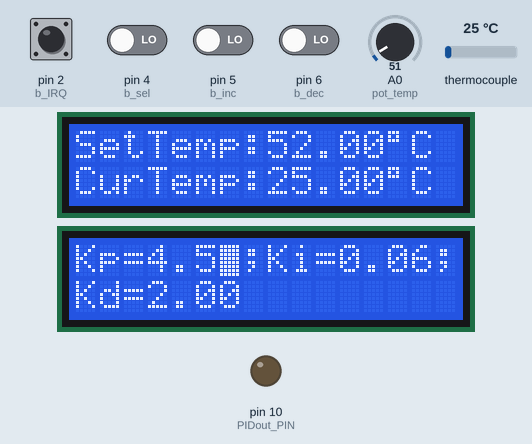
Bench run of a sketch on a simulated Arduino Uno, built with avr-gcc and run on an emulated ATmega328P. On the bench: 2 × 16×2 character LCD, output pins drawn as LEDs (lit = HIGH). The test bench sets the inputs (shaded band); at power-on: pin 2 (b_IRQ) HIGH, pin 4 (b_sel), pin 5 (b_inc), pin 6 (b_dec) LOW, thermocouple 25 °C, A0 (pot_temp) = 51. What the sketch prints to the serial monitor is not drawn.

Above: at 2.9 s.
3.0 s: thermocouple set to 6 °C
At 3.58 s:
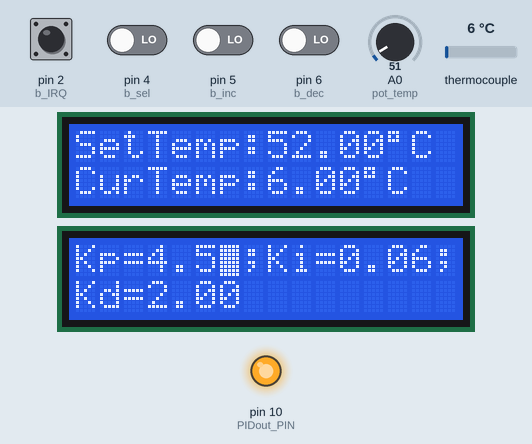
6.0 s: thermocouple set to 75 °C
At 6.6 s:
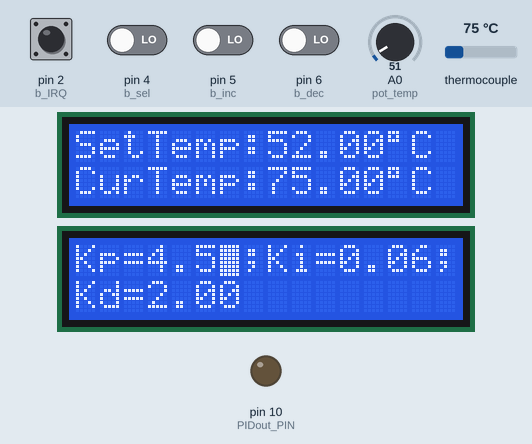
9.0 s: thermocouple set to 2 °C
At 9.6 s:
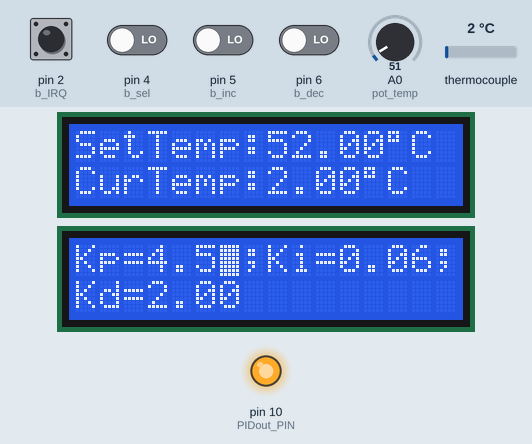
12.0 s: A0 (pot_temp) set to 71
At 12.4 s:
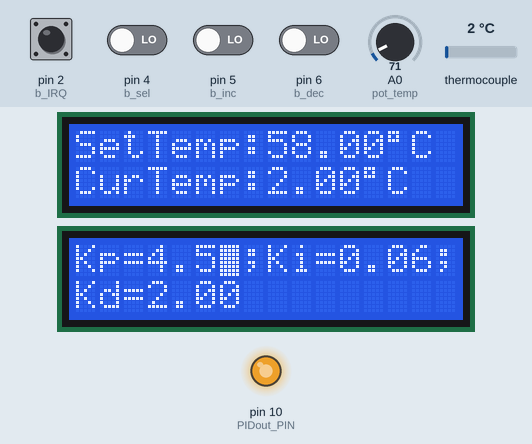
14.1 s: A0 (pot_temp) set to 75
At 14.39 s:
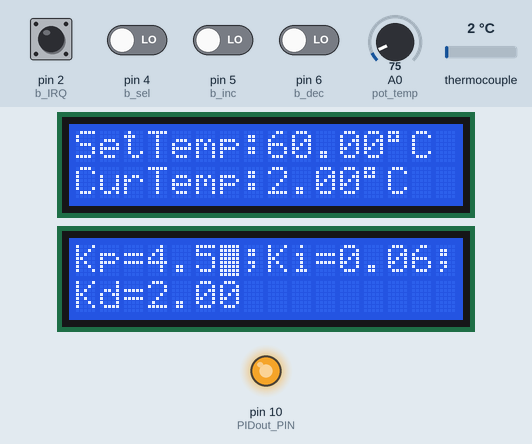
16.0 s: A0 (pot_temp) set to 96
At 17.4 s:
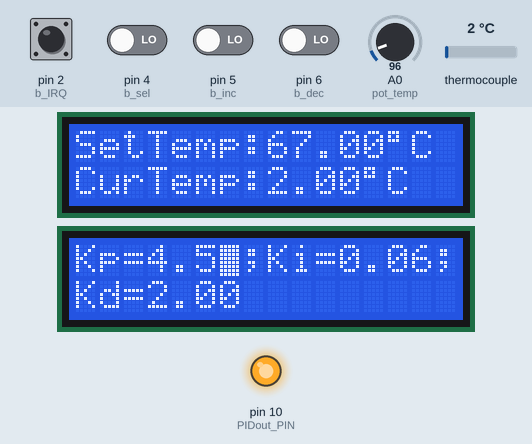
18.0 s: A0 (pot_temp) set to 105
Timing chart, 0 to 20.6 s (numbered marks = the images above; inputs shaded):
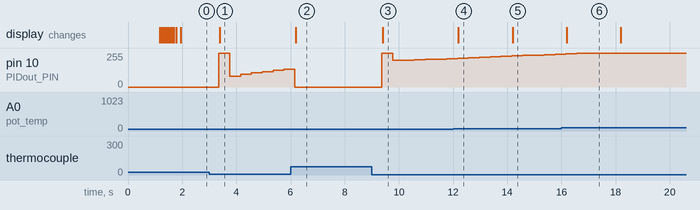

The sketch:

Temperature_PID_control.ino
```cpp
/*
 * PID Controller for a platic extruder
 *
 * Tested on Arduino Uno
 *
 * Autor: Karl Wallkum
 *
 * The purpose of this PID controller is for use in the PreciousPlastic Saigon Project in combination with the extruder.
 * The Controller is there to keep the temperature stable enough for filament production and make the machine plug and play.
 *
 * Constants are Constants and shouldn't be changed. Variables are variables and should be used.
 * The concept is not yet fully implemented~~
 */


//#include <AutoPID.h>
#include <max6675.h>
#include <LiquidCrystal.h>
#include <LiquidCrystal_I2C.h>
#include <Wire.h>
#include <PID_v1.h>
#include <QueueArray.h>

/*
 * There's no such thing as perfect. You can always be better. "The perfect is the enemy of the good" - Voltaire.
 */

// Buttons for direct control of parameters and settings:
int b_sel = 4; //Set pin for select button here
int b_inc = 5; //Set pin for incremet button here
int b_dec = 6; //Set pin for decrement button here
// Variables to hold the button states
bool sel = LOW;
bool inc = LOW;
bool dec = LOW;
// Interrupt pin for buttons
int b_IRQ = 2; //Set pin for InterruptReQuest (IRQ-Pin) here! Either pin 2 or 3 for Uno.

// Potentiometer for direct control of temperature
int pot_temp = A0; //Set pin for Potentiometer here


//MAX6675 for reading THERMOCOUPLE
int thermoDO = 11;
int thermoCS = 12;
int thermoCLK = 13;
//Create Reading for MAX6675
MAX6675 thermocouple(thermoCLK, thermoCS, thermoDO);

// Temperature Gloabals
double temp;  //holds actual Temp
double settemp;  //holds Settemp
//Variables for ramping filter
QueueArray <double> lastTemp;  //holds last few temp values to get an average
int queueSize = 3;  //sets amount of values for average - put 0 for not using this filter. Higher Values create more lag!
double averageTemp;   //New smoothed Temp Variable to be used with the PID
double SmoothSettemp; //New Settemp to be used with the PID
//varibales for smoothing filter
double Smoothing_Factor_avT = 0.5; // Smoothing Filter put 0 for not using this filter, the closer to 1 the stronger the filter. Higher Values create more lag!
double Smoothing_Factor_SetT = 0.9; //Factor for linear Smoothing


//DISPLAYS
LiquidCrystal_I2C lcd1(0x26,16,2); //Adress, chars, rows
LiquidCrystal_I2C lcd2(0x27,16,2);
//Constants for LCD's
int LCD1_minUpdateTime = 500; //in millis
int LCD2_minUpdateTime = 0;//in millis
//Variables for LCD's
unsigned long LCD1_lastUpdate;
unsigned long LCD2_lastUpdate;


//Buttons for PID finetuning:
bool AState1 = false, AState2 = false, AState3 = false; // Variables to hold the state of the Analog input
int Selector = 0; // for choosing wich value to change

//PID
int PIDout_PIN = 10; // change Pin for PWM Output here!

//first implementation
//Define Variables we'll be connecting to
double Setpoint, Input, Output;
//Specify the links and initial tuning parameters
double Kp=4.50, Ki=0.06, Kd=2.0; //double Kp=0.95, Ki=0.04, Kd=0.3; first values Kp=4.50, Ki=0.06, Kd=5.0; finetuned values
PID myPID(&Input, &Output, &Setpoint, Kp, Ki, Kd,P_ON_E,DIRECT);

/*
 * second implementation - currently working on. just introduced. Should replace old PID package...
 * Auto PID will introduce a lot of comfort. Not tested yet!
 */
/*
//pid settings and gains
#define OUTPUT_MIN 0
#define OUTPUT_MAX 255 //for PWM analog output
#define KP .12
#define KI .0003
#define KD 0 //preset values
double temperature, setPoint, outputVal;
AutoPID tempPID(&temperature, &setPoint, &outputVal, OUTPUT_MIN, OUTPUT_MAX, KP, KI, KD);
*/
//time since start for timing and sceduling purposes
double time_passed;
unsigned long time_millis;
unsigned long time_micros;
unsigned int time_seconds;
int time_micros_overflow;

//Variables for Serial communication:
QueueArray <char> message; //holds one message line at a time


/*
 * Code s written primarily for coworkers not compilers
 */

void setup() {
  Serial.begin(9600);

  LCD_startup();//startup sequence for the LCD Displays - enough time for other hardware to initialize!
  // wait for MAX chip to stabilize
  //delay(500); not needed - We already wait for the display to boot

  // Initialize Temperatures
  temp = thermocouple.readCelsius();
  settemp = (analogRead(pot_temp)/4)+35;
  Input = temp;
  Setpoint = settemp;
  lastTemp.push(temp);

  //start PID
  myPID.SetMode(AUTOMATIC);

  //Initialize PWM Output
  pinMode(PIDout_PIN, OUTPUT);


  // Initialize Buttons for direct control of parameters and settings:
  pinMode(b_sel, INPUT);
  pinMode(b_inc, INPUT);
  pinMode(b_dec, INPUT);
  // Initialize Interrupt pin to recognize button push
  attachInterrupt(digitalPinToInterrupt(b_IRQ), button_pressed, HIGH);

  // Initialize Analog input for Potentiometer as direct control of temperature
  pinMode(pot_temp,INPUT);

  // Timer0 is already used for millis() - we'll just interrupt somewhere
  // in the middle and call the "Compare A" function below
  OCR0A = 0xAF;
  TIMSK0 |= _BV(OCIE0A);

}

/*
 * Excessive spacing hides structure just as effectively as no spacing at all.
 */


void loop() {


  //time since start for timing and sceduling purposes
  time_millis = millis();
  time_micros = micros();
  time_seconds = time_millis/1000;
  time_passed = ((float)time_micros/1000);

  //Receive commands via Serial:
   while (Serial.available() > 0) {
    char y;
    for(char x; x!= "\n"; x=Serial.read()){
      message.push(x);
    }

    while (message.count() >0){
      y=message.pop(); //Stub for accepting messages
    }
    if (y=="\n"){
      break;
    }

   }

  //Read Temperature and Settemperature
  int temp_hold = temp;
  temp = thermocouple.readCelsius();
  if (isnan(temp)){
    temp = temp_hold;
  }

  settemp = (analogRead(pot_temp)/3)+35;

  //Stablizing the Temperature over the last x values (determined by queueSize) with a simple FIFO
  //put emphasis on the last value to have the smoothed tempearture more reactive
  averageTemp = averageTemp*Smoothing_Factor_avT+ temp * (1-Smoothing_Factor_avT);
  //creating an average temperature out of the last x values for smoothing
  for (int i=0;i < lastTemp.count(); i++){  //Ramping Filter
    double t = lastTemp.pop();
    averageTemp += t;
    lastTemp.push(t);
  }
  averageTemp=averageTemp/(lastTemp.count()+1);
  //adding new value for averaging and removing old one
  lastTemp.push(temp);
  if (lastTemp.count() > queueSize){
    lastTemp.pop();
  }
  double temp_error = averageTemp - temp; //Difference for debugging

  // ramping the Settemp to get a smoothened Value
  //SmoothSettemp = settemp;
  SmoothSettemp = SmoothSettemp * Smoothing_Factor_SetT + settemp *(1-Smoothing_Factor_SetT);
  double settemp_error = SmoothSettemp-settemp; //Difference for debugging


  //PID
  Setpoint = SmoothSettemp;
  Input = temp;
  myPID.Compute();
  analogWrite(PIDout_PIN,Output);

  // Write Data to LCD
  lcd1.clear();
  lcd1.setCursor(0, 0); // go to line #1
  lcd1.print("SetTemp:");
  //lcd1.print(Setpoint); //just for debugging!
  lcd1.print(settemp);
  lcd1.print((char)223);
  lcd1.print("C ");
  lcd1.setCursor(0,1); // go to line #2
  lcd1.print("CurTemp:");
  lcd1.print(temp);
  lcd1.print((char)223); //Degree symbol
  lcd1.print("C ");

  //serial output
   Serial.print("timeFromStart=");
   Serial.print(time_passed);
   Serial.print(" ; ");
   Serial.print("Temp = ");
   Serial.print(temp);
   Serial.print(" ; ");
   Serial.print("Settemp = ");
   Serial.print(settemp);
   Serial.print(" ; ");
   Serial.print("Output = ");
   Serial.print(Output);
   Serial.print(" ; ");
   Serial.print("averageTemp = ");
   Serial.print(averageTemp);
   Serial.print(" ; ");
   Serial.print("SmoothSettemp = ");
   Serial.print(SmoothSettemp);
   Serial.print(" ; ");
   Serial.print("temp_error = ");
   Serial.print(temp_error);
   Serial.print(" ; ");
   Serial.print("settemp_error = ");
   Serial.print(settemp_error);
   Serial.print(" ; ");
   Serial.print("Kp=");
   Serial.print(Kp);
   Serial.print(" ; ");
   Serial.print("Ki=");
   Serial.print(Ki);
   Serial.print(" ; ");
   Serial.print("Kd=");
   Serial.print(Kd);
   Serial.println(" ; ");

   //Make sure the display is updated regularly
   if ((long)(time_millis-LCD2_lastUpdate)>LCD2_minUpdateTime){

       //Button Magic - Selecting the right value and +/- it

   //following code is not interrupt-friendly. It's parked here- will look for a clean solution

   //Debug output - uncomment for sending raw values to serial
   /*
   Serial.println(sel);
   Serial.println(inc);
   Serial.println(dec);*/

   lcd2.blink_off();

   // Write Data to LCD2
   lcd2.clear();
   lcd2.print("Kp=");
   lcd2.print(Kp);
   lcd2.print(";");
   lcd2.print("Ki=");
   lcd2.print(Ki);
   lcd2.print(";");
   lcd2.setCursor(0,1);
   lcd2.print("Kd=");
   lcd2.print(Kd);

      if (Selector ==0){
    lcd2.setCursor(6,0);
   }
   if (Selector ==1){
    lcd2.setCursor(14,0);
   }
   if (Selector ==2){
    lcd2.setCursor(6,1);
   }

   lcd2.blink_on();


   button_pressed();
   }


   delay(200);
}

/*
 * Simpler is usually better
 */

// Interrupt Service Routine (ISR)
void button_pressed() {
   LCD2_lastUpdate = time_millis;

   //Buttons for PID finetuning:
   sel = digitalRead(b_sel);
   inc = digitalRead(b_inc);
   dec = digitalRead(b_dec);


   if (sel == HIGH) { //cycle through values
    Selector++;
    }
   if (Selector >2){ //No overshoot!
    Selector=0;
   }

   if (inc == HIGH) {//++
    if (Selector ==0){
      Kp = Kp +0.01;
    }
    if (Selector ==1){
      Ki = Ki +0.01;
    }
    if (Selector ==2){
      Kd = Kd +0.01;
    }
   }
   if (dec == HIGH) {//--
    if (Selector ==0){
      Kp = Kp -0.01;
    }
    if (Selector ==1){
      Ki = Ki -0.01;
    }
    if (Selector ==2){
      Kd = Kd -0.01;
    }
   }


   //mark current selected value ->
   /*
   switch (Selector){
    case 0:
    lcd2.setCursor(6,0);
    break;
    case 1:
    lcd2.setCursor(14,0);
    break;
    case2:
    lcd2.setCursor(6,1);
    break;
    default:
    //normally doesn't happen, so just keep the cursor where it is...
    break;
   }


   if (Selector ==0){
    lcd2.setCursor(6,0);
   }
   if (Selector ==1){
    lcd2.setCursor(14,0);
   }
   if (Selector ==2){
    lcd2.setCursor(6,1);
   }
   */
}


// Interrupt is called once a millisecond,
SIGNAL(TIMER0_COMPA_vect)
{
  unsigned long currentMillis = millis();

}


void LCD_startup(){
//LCD Startup sequence
  //local constants
  const int LCD_blinks=10;
  const int LCD_blinkTime=500; //min 500 for the Temp sensor

  //New Setup for I2C LCD:
  lcd1.init();                      // initialize the lcd
  lcd2.init();
  lcd1.backlight();                 //activate the Light
  lcd2.backlight();
  // Print a message to the LCD.
  lcd1.setCursor(1,0);
  lcd2.setCursor(1,0);
  lcd1.print("Temperature");
  lcd2.print("PID-Tuning");
  lcd1.setCursor(1,1);
  lcd2.setCursor(1,1);
  lcd1.print("Control");
  lcd2.print("TestSetup");
  lcd1.blink_on();
  lcd2.blink_on();
  delay(1000);
  lcd1.blink_off();
  lcd2.blink_off();
  for (int i=0;i <= LCD_blinks; i++){
    lcd1.setBacklight(i%2);
    lcd2.setBacklight(i%2);
    delay(LCD_blinkTime/LCD_blinks);
  }
  lcd1.backlight();                 //activate the Light
  lcd2.backlight();
  lcd1.clear();
  lcd2.clear();

  //Make sure LCD2 runs from the beginning
  button_pressed();
}

/*
 * Real Programming Languages start their Arrays at 0
 */
```

Measured:
- after the input at 3.0 s, the display: changes after 0.39 s (image 1)
- after the input at 6.0 s, the display: changes after 0.19 s (image 2)
- after the input at 9.0 s, pin 10 (PIDout_PIN): 0/255 → 255/255 after 0.37 s, → 199/255 0.40 s later, → 202/255 0.40 s later, → 205/255 0.40 s later, … (7 changes in this stretch); the display: changes after 0.40 s (image 3)
- after the input at 12.0 s, the display: changes after 0.20 s (image 4)
- after the input at 14.1 s, the display: changes after 0.10 s (image 5)
- after the input at 16.0 s, the display: changes after 0.20 s (image 6)
